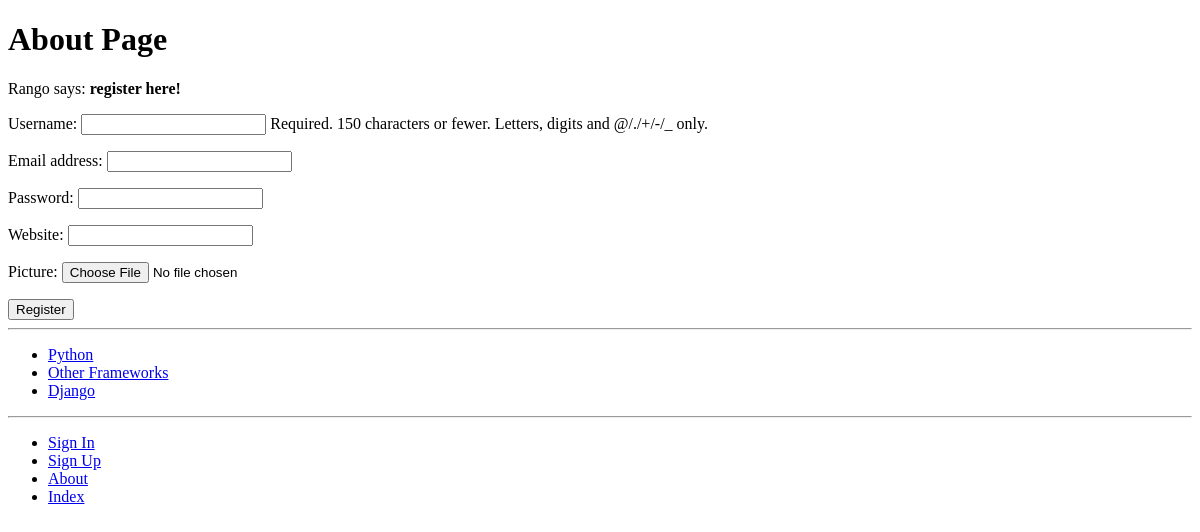
/rango/register/, run on an earlier commit of the app's database.
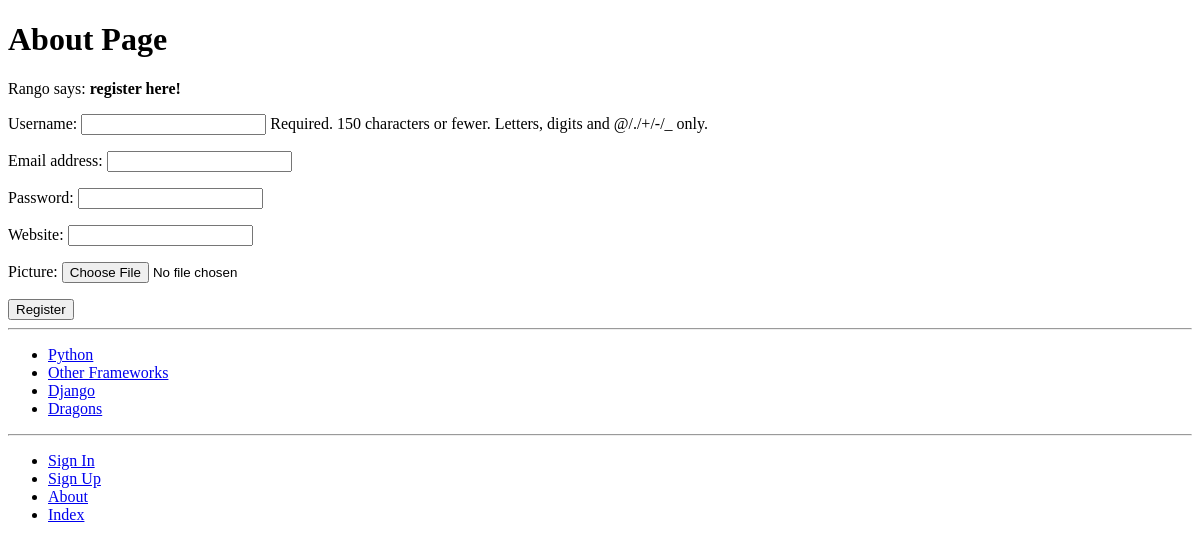
And on a later commit of the database.
### rango/models.py (models this page shows, shortened)
class Category(models.Model):
    name = models.CharField(max_length=128, unique=True)
    views = models.IntegerField(default=0)
    likes = models.IntegerField(default=0)
    slug = models.SlugField(unique=True)
    class Meta:
        verbose_name_plural = 'Categories'

### rango/views.py (the view)
def register(request):
    registered = False
    if request.method =='POST':
        user_form = UserForm(data=request.POST)
        profile_form = UserProfileForm(data=request.POST)
        if user_form.is_valid() and profile_form.is_valid():
            user = user_form.save()
            user.set_password(user.password)
            user.save()
            profile = profile_form.save(commit=False)
            profile.user = user
            if 'picture' in request.FILES:
                profile.picture = request.FILES['picture']
            profile.save()
            registered = True
        else:
            print(user_form.errors, profile_form.errors)
    else:
        user_form = UserForm()
        profile_form = UserProfileForm()
    return render(request, 'rango/register.html',{'user_form':user_form,
                                                  'profile_form':profile_form,
                                                  'registered':registered})

### rango/forms.py
class UserForm(forms.ModelForm):
    password = forms.CharField(widget=forms.PasswordInput())
    class Meta:
        model = User
        fields = ('username', 'email', 'password')

class UserProfileForm(forms.ModelForm):
    class Meta:
        model = UserProfile
        fields = ('website', 'picture')

### rango/templatetags/rango_template_tags.py (called while the page is built)
@register.inclusion_tag('rango/cats.html')
def get_category_list(cat=None):
    return {'cats': Category.objects.all(),
             'act_cat':cat}

### templates/rango/register.html (shortened to what this page needs)
{% extends 'rango/base.html' %}
{% load staticfiles %}
{% block body_block %}
	<h1>About Page</h1>
	{% if registered %}
		Rango says: <strong>thank you for registering!</strong>
		<a href="{% url 'index' %}">Return to the homepage.</a><br />
	{% else %}
		Rango says: <strong>register here!</strong><br />
		<form id="user_form" method="post" action="{% url 'register' %}"
		      enctype="multipart/form-data">
		{{ user_form.as_p }}
		{{ profile_form.as_p }}
		<input type="submit" name="submit" value="Register" />
	</form>
	{% endif %}
{% endblock %}

### templates/rango/base.html (shortened to what this page needs)
<!DOCTYPE html>
{% load rango_template_tags %}
{% load staticfiles%}
<html>
	<head>
	</head>
	<body>
		<div>
			{% block body_block %}
			{% endblock %}
		</div>
		<hr />
		<div>
			{% block sidebar_block %}
				{% get_category_list category %}
			{% endblock %}
		</div>
		<hr />
		<div>
			<ul>
			{% if user.is_authenticated %}
				<li><a href="{% url 'restricted' %}">Restricted Page</a></li>
				<li><a href="{% url 'logout' %}">Logout</a></li>
				<li><a href="{% url 'add_category' %}">Add a New Category</a></li>
			{% else %}
				<li><a href="{% url 'login' %}">Sign In</a></li>
				<li><a href="{% url 'register' %}">Sign Up</a></li>
			{% endif %}
				<li><a href="{% url 'about' %}">About</a></li>
				<li><a href="{% url 'index' %}">Index</a></li>
			</ul>
		</div>
	</body>
</html>

### templates/rango/cats.html
<ul>
	{% for c in cats %}
		{% if c == act_cat %}
			<li>
			<strong>
				<a href="{% url 'show_category' c.slug %}">{{ c.name }}</a>
			</strong>
			</li>
		{% else %}
			<li>
				<a href="{% url 'show_category' c.slug %}">{{ c.name }}</a>
			</li>
		{% endif %}
	{% endfor %}
</ul>

What changed in the data, as far as the page shows it:
added Category: name "Dragons"
